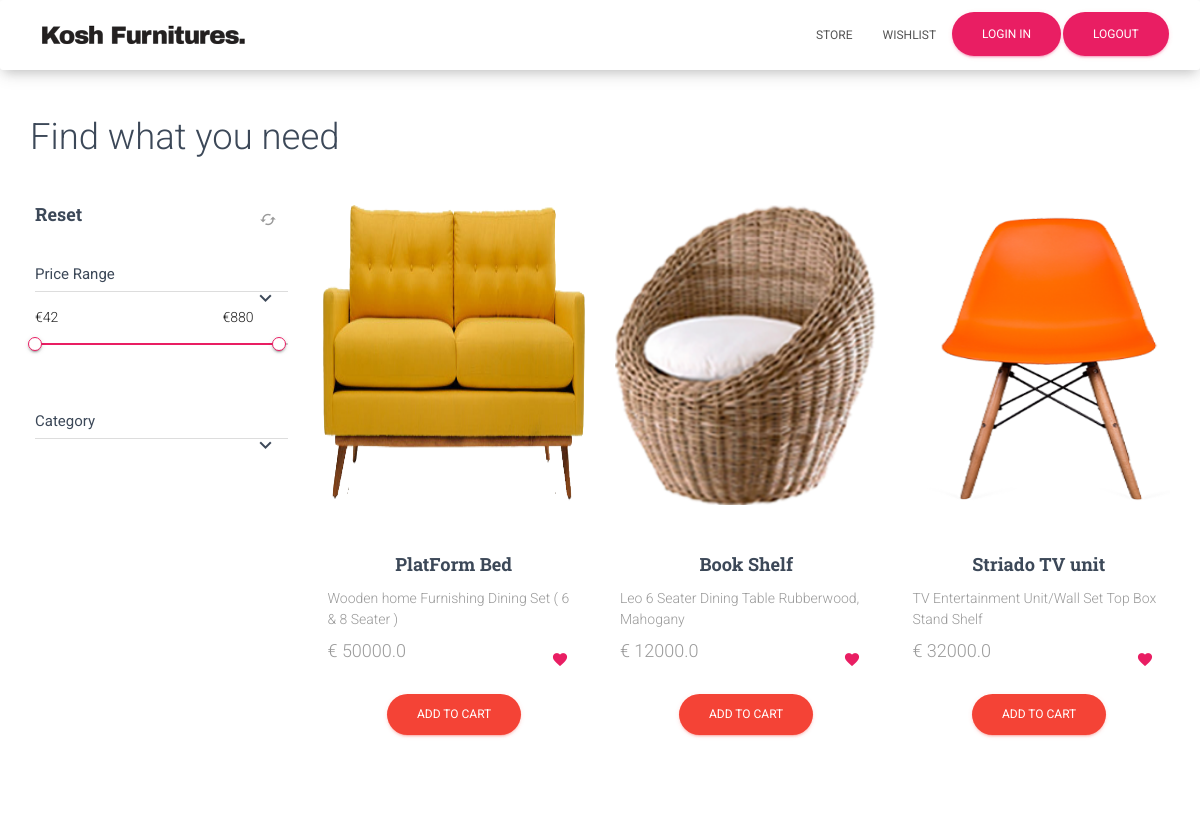
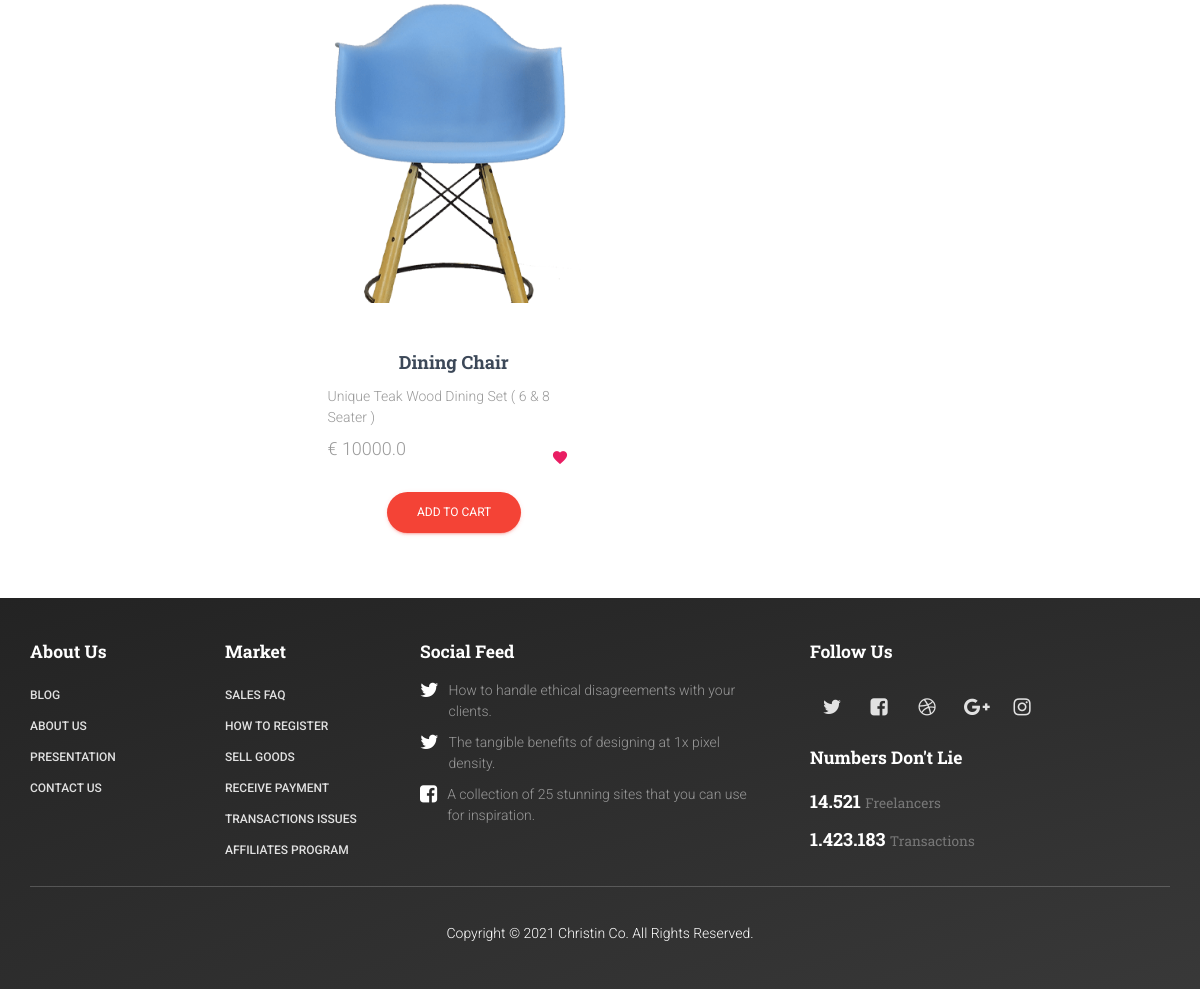
/store/, run on the app's committed database (2 pictures, top to bottom).
### koshfurniture/models.py (models this page shows, shortened)
class Product(models.Model):
    name = models.CharField(max_length=200, null=True)
    price = models.FloatField()
    category = models.ForeignKey(Category, on_delete=models.SET_NULL, null=True, blank=True)
    Description = models.CharField(max_length=200, null=True)
    brand = models.ForeignKey(Brand, on_delete=models.SET_NULL , null=True ,blank=True)
    discount = models.ForeignKey(Discount, on_delete=models.SET_NULL , null=True ,blank=True)
    material = models.ForeignKey(Material, on_delete=models.SET_NULL , null=True ,blank=True)
    image = models.ImageField(null=True,blank =True)
    @staticmethod
    def get_all_products():
        return Product.objects.all()

### koshfurniture/views.py (the view)
# urls.py: path('store/', views.store, name="store"),
def store(request):
    if request.method == 'POST':
        product = request.POST.get('product')
        cart = request.session.get('cart')
        remove = request.POST.get('remove')
        if cart:
            quantity = cart.get(product)
            if quantity:
                if remove:
                    if quantity <= 1:
                        cart.pop(product)
                    else:
                        cart[product] = quantity - 1
                else:
                    cart[product] = quantity + 1
            else:
                cart[product] = 1
        else:
            cart = {}
            cart[product] = 1
        print(cart)
        request.session['cart'] =cart
        return redirect('store')
    else:
        cart = request.session.get('cart')
        if not cart:
            request.session['cart'] ={}
        products = None
        categories = Category.objects.all()
        categoryID= request.GET.get('category')
        if categoryID:
            products = Product.get_all_products_by_id(categoryID)
        else:
            products = Product.get_all_products()
        context = {'products': products, 'categories':categories}
        return render(request, 'store.html', context)

### koshfurniture/templatetags/cart.py (called while the page is built)
@register.filter(name="is_in_cart")
def is_in_cart(product,cart):
    keys = cart.keys()
    for id in keys:
        if int(id)== product.id:
            return True
    return False

### koshfurniture/templates/store.html (shortened to what this page needs)
{% extends 'main.html' %}
{% load static %}
{% block content %}
{% load cart %}
<div class="container">
    <h2 class="section-title">Find what you need</h2>
    <div class="row">
        <div class="col-md-3">
            <div class="card card-refine card-plain">
                <div class="card-content">
                    <h4 class="card-title">
                        Reset
                        <a href="/store"><button  class="btn btn-default btn-fab btn-fab-mini btn-simple pull-right" rel="tooltip" title="" data-original-title="Reset Filter">
                            <i class="material-icons">cached</i>
                        </button></a>
                    </h4>
                    <div class="panel panel-default panel-rose">
                        <div class="panel-heading" role="tab" id="headingOne">
                            <a class="collapsed" role="button" data-toggle="collapse" data-parent="#accordion" href="#collapseOne" aria-expanded="false" aria-controls="collapseOne">
                                <h4 class="panel-title">Price Range</h4>
                                <i class="material-icons">keyboard_arrow_down</i>
                            </a>
                        </div>
                        <div id="collapseOne" class="panel-collapse collapse in" role="tabpanel" aria-labelledby="headingOne">
                            <div class="panel-body panel-refine">
                                <span id="price-left" class="price-left pull-left" data-currency="€">€42</span>
                                <span id="price-right" class="price-right pull-right" data-currency="€">€880</span>
                                <div class="clearfix"></div>
                                <div id="sliderRefine" class="slider slider-rose noUi-target noUi-ltr noUi-horizontal"><div class="noUi-base"><div class="noUi-origin" style="left: 1.37931%;"><div class="noUi-handle" data-handle="0" style="z-index: 5;"></div></div><div class="noUi-connect" style="left: 1.37931%; right: 2.29885%;"></div><div class="noUi-origin" style="left: 97.7011%;"><div class="noUi-handle" data-handle="1" style="z-index: 4;"></div></div></div></div>
                            </div>
                        </div>
                    </div>
                    <div class="panel panel-default panel-rose">
                        <div class="panel-heading" role="tab" id="headingTwo">
                            <a class="collapsed" role="button" data-toggle="collapse" data-parent="#accordion" href="#collapseTwo" aria-expanded="false" aria-controls="collapseTwo">
                                <h4 class="panel-title">Category</h4>
                                <i class="material-icons">keyboard_arrow_down</i>
                            </a>
                        </div>
                    </div>
                </div>
            </div>
        </div>
        <div class="col-md-9">
            <div class="row">
                {% if products %}
                {% for product in products %}
                <div  class="col-md-4" id ='{{product.id}}'>
                    <div class="card card-product card-plain no-shadow" data-colored-shadow="false">
                        <div  class="thumbnail">
                            <a href="#">
                                <img  style= "height: 300px"  src="{{ product.image.url }} " alt="...">
                            </a>
                        </div>
                        <div class="card-content">
                            <a href="#">
                                <h4 class="card-title">{{product.name}}</h4>
                            </a>
                            <p class="description">
                               {{product.Description}}
                            </p>
                            <div class="footer">
                             <div class="price-container">
                                 <span class="price"> € {{product.price}}</span>
                             </div>
                                <button class="btn btn-rose btn-simple btn-fab btn-fab-mini btn-round pull-right" rel="tooltip" title="" data-placement="left" data-original-title="Remove from wishlist">
                                    <i class="material-icons">favorite</i>
                                </button>
                            </div>
                            <div class="row" >
                                {% if product|is_in_cart:request.session.cart %}
                                <div class=" footer text-center" >
                                    <form action="/store/#{{product.id}}" style="display: inline;" method="POST">
                                        {% csrf_token %}
                                    <input type="text" name="product" value="{{product.id}}" hidden>
                                    <input type="text" name="remove" value="True" hidden>
                                    <button type="submit" value="+" class="btn btn-round btn-info btn-xs ">-</button>
                                     </form>
                                    <div class="text-center">{{ product|cart_quantity:request.session.cart }} in cart</div>
                                    <form action="/store/#{{product.id}}" style="display: inline;" method="POST">
                                        {% csrf_token %}
                                    <input type="text" name="product" value="{{product.id}}" hidden>
                                    <button type="submit" value="+" class="btn btn-round btn-info btn-xs ">+</button>
                                     </form>
                                </div>
                                {% else %}
                                <div class="">
                                    <form action="/store/#{{product.id}}" method="POST">
                                    <p style="text-align: center;"><button  type="submit" class="btn btn-danger btn-raised btn-round text-center">Add to cart</button> </p>
                                    </form>
                                </div>
                                {% endif %}
                            </div>
                        </div>
                    </div>
                 </div>
                 {% endfor %}
                {% else %}
                <h4 class="text-center">no products<h4>
                 {% endif %}
            </div>
        </div>
    </div>
</div>
{% endblock content %}

### koshfurniture/templates/main.html (shortened to what this page needs)
<!DOCTYPE html>
{% load static %}
<html>
<head>
    <link rel="stylesheet" href="https://maxcdn.bootstrapcdn.com/font-awesome/latest/css/font-awesome.min.css" />
    <link href="{% static 'css/bootstrap.min.css' %}" rel="stylesheet" />
    <link href="{% static 'css/material-kit.css' %}" rel="stylesheet" />
    <link href="{% static 'assets-for-demo/vertical-nav.css' %}" rel="stylesheet" />
    <link href="{% static 'assets-for-demo/demo.css' %}" rel="stylesheet" />
</head>
<body class="life-of-material-kit">
    <nav class="navbar navbar-default" role="navigation-demo">
        <div class="container">
            <div class="navbar-header">
                <a class="navbar-brand" href="{% url 'index' %}"> <img class="logo" src="{% static 'img/logo.png' %}"> </a>
            </div>
            <div class="collapse navbar-collapse" id="navigation-example-2">
                <ul class="nav navbar-nav navbar-right">
                    <li>
                        <a href="{% url 'store' %}"> Store </a>
                    </li>
                    <li>
                        <a href="{% url 'login' %}"> Wishlist </a>
                    </li>
                    <li >
                        <a class="btn btn-rose btn-raised btn-round"  href="{% url 'login' %}" >Login In</a>
                    </li>
                    <li>
                        <a href="{% url 'login' %}" class="btn btn-rose btn-raised btn-round" >Logout</a>
                    </li>
                </ul>
            </div>
        </div>
    </nav>
<div>
{% block content %}
    {% endblock content %}
</div>
    <footer class="footer footer-black footer-big">
        <div class="container">
            <div class="content">
                <div class="row">
                    <div class="col-md-2">
                        <h5>About Us</h5>
                        <ul class="links-vertical">
                            <li>
                                <a href="#pablo">
                                    Blog
                                </a>
                            </li>
                            <li>
                                <a href="#pablo">
                                    About Us
                                </a>
                            </li>
                            <li>
                                <a href="#pablo">
                                    Presentation
                                </a>
                            </li>
                            <li>
                                <a href="#pablo">
                                    Contact Us
                                </a>
                            </li>
                        </ul>
                    </div>
                    <div class="col-md-2">
                        <h5>Market</h5>
                        <ul class="links-vertical">
                            <li>
                                <a href="#pablo">
                                    Sales FAQ
                                </a>
                            </li>
                            <li>
                                <a href="#pablo">
                                    How to Register
                                </a>
                            </li>
                            <li>
                                <a href="#pablo">
                                    Sell Goods
                                </a>
                            </li>
                            <li>
                                <a href="#pablo">
                                    Receive Payment
                                </a>
                            </li>
                            <li>
                                <a href="#pablo">
                                    Transactions Issues
                                </a>
                            </li>
                            <li>
                                <a href="#pablo">
                                    Affiliates Program
                                </a>
                            </li>
                        </ul>
                    </div>
                    <div class="col-md-4">
                        <h5>Social Feed</h5>
                        <div class="social-feed">
                            <div class="feed-line">
                                <i class="fa fa-twitter"></i>
                                <p>How to handle ethical disagreements with your clients.</p>
                            </div>
                            <div class="feed-line">
                                <i class="fa fa-twitter"></i>
                                <p>The tangible benefits of designing at 1x pixel density.</p>
                            </div>
                            <div class="feed-line">
                                <i class="fa fa-facebook-square"></i>
                                <p>A collection of 25 stunning sites that you can use for inspiration.</p>
                            </div>
                        </div>
                    </div>
                    <div class="col-md-4">
                        <h5>Follow Us</h5>
                        <ul class="social-buttons">
                            <li>
                                <a href="#pablo" class="btn btn-just-icon btn-simple btn-twitter">
                                    <i class="fa fa-twitter"></i>
                                </a>
                            </li>
                            <li>
                                <a href="#pablo" class="btn btn-just-icon btn-simple btn-facebook">
                                    <i class="fa fa-facebook-square"></i>
                                </a>
                            </li>
                            <li>
                                <a href="#pablo" class="btn btn-just-icon btn-simple btn-dribbble">
                                    <i class="fa fa-dribbble"></i>
                                </a>
                            </li>
                            <li>
                                <a href="#pablo" class="btn btn-just-icon btn-simple btn-google">
                                    <i class="fa fa-google-plus"></i>
                                </a>
                            </li>
                            <li>
                                <a href="#pablo" class="btn btn-just-icon btn-simple btn-instagram">
                                    <i class="fa fa-instagram"></i>
                                </a>
                            </li>
                        </ul>
                        <h5>Numbers Don't Lie</h5>
                        <h4 class="text-muted">14.521 <small>Freelancers</small></h4>
                        <h4>1.423.183 <small>Transactions</small></h4>
                    </div>
                </div>
            </div>
            <hr>
            <div class="copyright pull-center">
                Copyright ©
                <script>document.write(new Date().getFullYear())</script> Christin Co. All Rights Reserved.
            </div>
        </div>
    </footer>
</body>
</html>

### koshfurniture/static/assets-for-demo/vertical-nav.css (style rules this page uses)
html * { -webkit-font-smoothing: antialiased; -moz-osx-font-smoothing: grayscale; }
*, *:after, *:before { -webkit-box-sizing: border-box; -moz-box-sizing: border-box; box-sizing: border-box; }
body, html { height: 100%; }
a { color: #3e3947; text-decoration: none; }
img { max-width: 100%; }

### data on the page
Product: image (picture), name "PlatForm Bed", Description "Wooden home Furnishing Dining Set ( 6 & 8 Seater )", price "50000.0"
Product: image (picture), name "Book Shelf", Description "Leo 6 Seater Dining Table Rubberwood, Mahogany", price "12000.0"
Product: image (picture), name "Striado TV unit", Description "TV Entertainment Unit/Wall Set Top Box Stand Shelf", price "32000.0"
Product: image (picture), name "Dining Chair", Description "Unique Teak Wood Dining Set ( 6 & 8 Seater )", price "10000.0"
